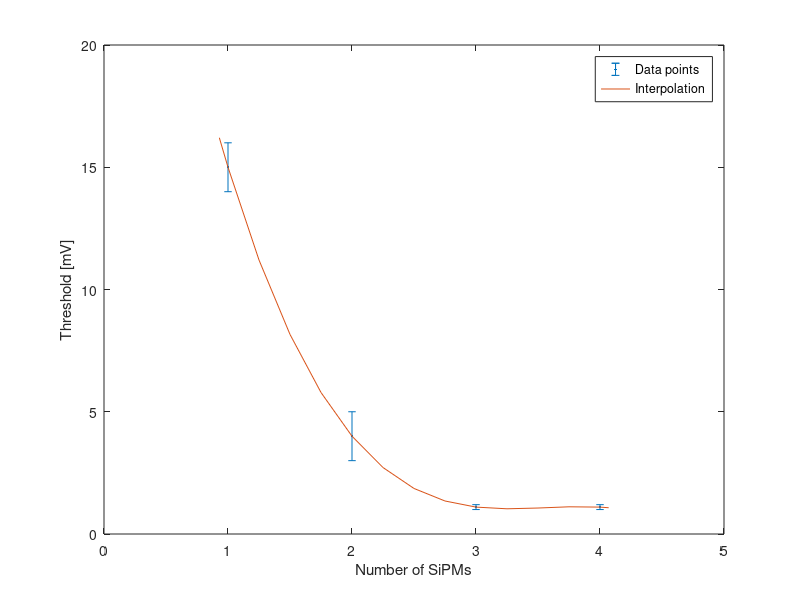

Write MATLAB code to recreate this figure.
function killedNoiseThresholds

threshold = [750 200 55 55]
numberOfSiPMs = [1 2 3 4]

unc_threshold = [50 50 5 5] 

realThreshold = threshold./50 % The signal was being amplified by x5 x10.
unc_realThreshold = unc_threshold./50

errorbar(numberOfSiPMs, realThreshold, unc_realThreshold, '.')
%title('Noise killing by number of SiPMs in coincidence')
xlabel('Number of SiPMs')
ylabel('Threshold [mV]')
hold on

XX = [0.93 1 1.25 1.5 1.75 2 2.25 2.5 2.75 3 3.25 3.5 3.75 4 4.07]
YY = spline(numberOfSiPMs,realThreshold, XX)
plot(XX, YY)
legend('Data points', 'Interpolation')

print(gcf, 'killingThreshold', '-dpng', '-r300')

end